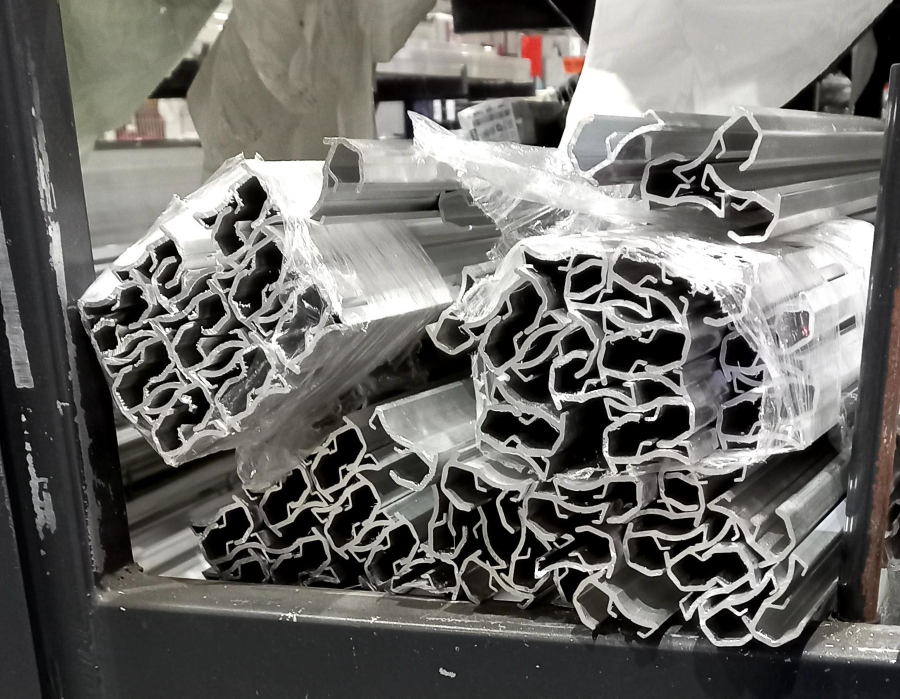
#> input picture U-Net/images/image-picker1049302092065610250-heic.jpg, 1800 x 1397 px, found by its file name (shown at 1/2 size); its folder holds only this picture in this run
$ python demo_image.py
#> lines starting #> are read from the running program, lines starting #| are printed output that depends on the picture; after the words box and inside, x2 and y2 are one past the last pixel; in counts of white or black regions, pixels touching at a corner belong together
# import required libraries
import os
import cv2
import numpy as np

folder_dir = "Python Scripts\images"
list_images = []
for images in os.listdir(folder_dir):
    if images.endswith("jpg"):
        list_images.append(images)

print(list_images)

# read input image
for i in list_images:
    img = cv2.imread(os.path.join("Python Scripts\images", i))
#> img is the input picture: shape (1397, 1800, 3); mean B, G, R 104.8, 108.2, 109.6


    scale_percent = 50

    #calculate the 50 percent of original dimensions
    width = int(img.shape[1] * scale_percent / 100)
    height = int(img.shape[0] * scale_percent / 100)

    # dsize
    dsize = (width, height)

    # resize image
    output = cv2.resize(img, dsize)
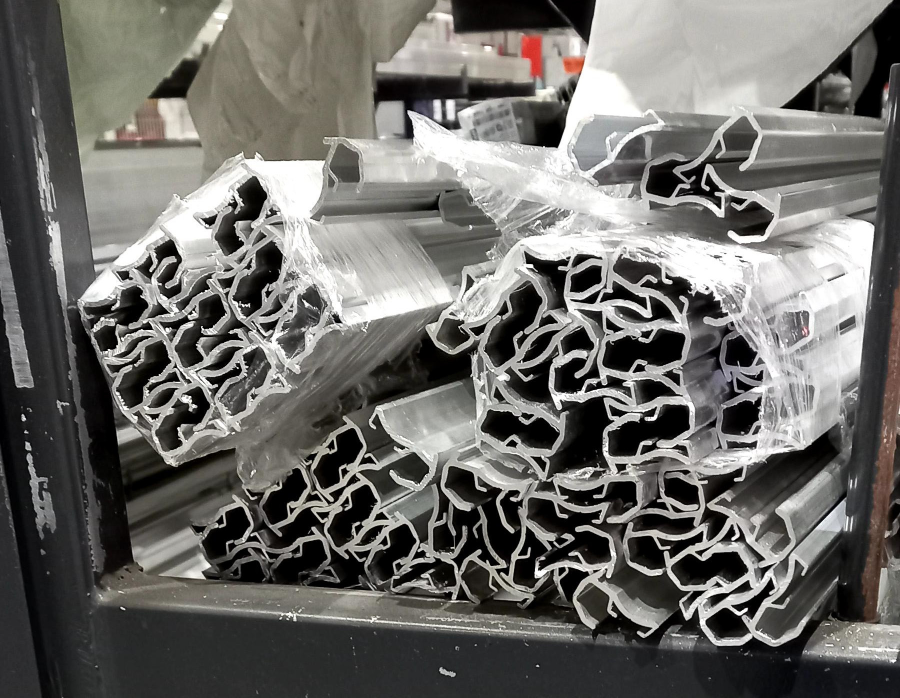
#> output: shape (698, 900, 3); mean B, G, R 104.6, 108.1, 109.4


    # Convert BGR to HSV
    hsv = cv2.cvtColor(output, cv2.COLOR_BGR2HSV)
#> hsv: shape (698, 900, 3); mean H, S, V 38.9, 24.5, 110

    # define range of blue color in HSV
    lower_yellow = np.array([0,0,70])
    upper_yellow = np.array([173,190,155])

    # Create a mask. Threshold the HSV image to get only yellow colors
    mask = cv2.inRange(hsv, lower_yellow, upper_yellow)
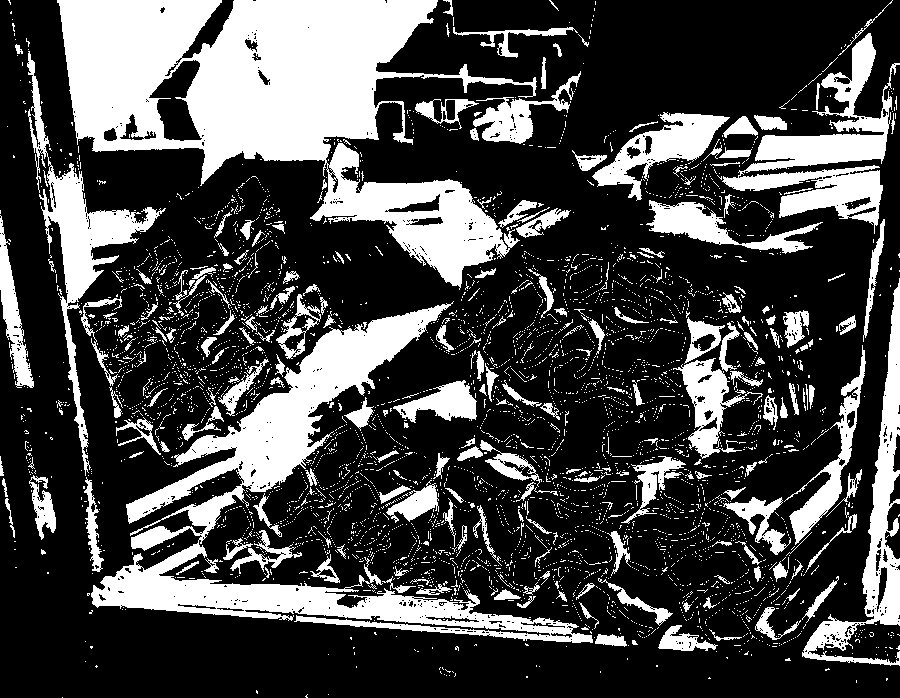
#> mask: shape (698, 900); 28.1% white; 4318 white regions (4079 under 20 px), largest, box (x1, y1, x2, y2) and area: (57, 0, 537, 290) 57114, (91, 301, 593, 643) 31711, (722, 33, 900, 234) 10862

    # Bitwise-AND mask and original image
    result = cv2.bitwise_and(output,output, mask= mask)
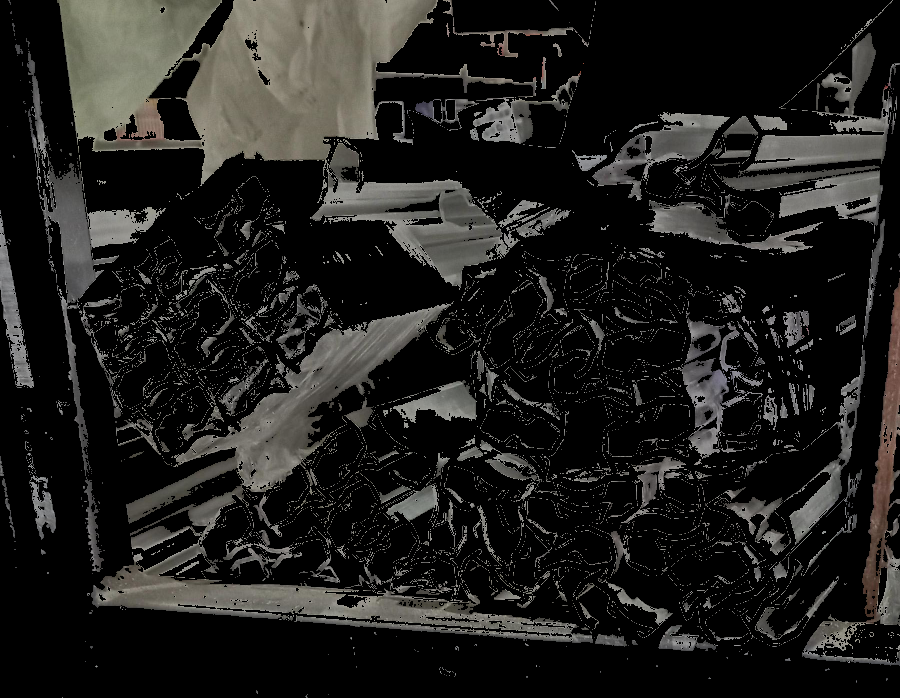
#> result: shape (698, 900, 3); mean B, G, R 29.5, 31.5, 32.2

    cv2.imwrite(os.path.join("Python Scripts\masked_images", f"masked_image_{i}"), mask)

    # display the mask and masked image
    #cv2.imshow('Mask',mask)
    cv2.waitKey(0)
    #cv2.imshow('Masked Image',result)
    cv2.waitKey(0)
    cv2.destroyAllWindows()

$ run again, on U-Net/images/image-picker124076995601224618-heic.jpg
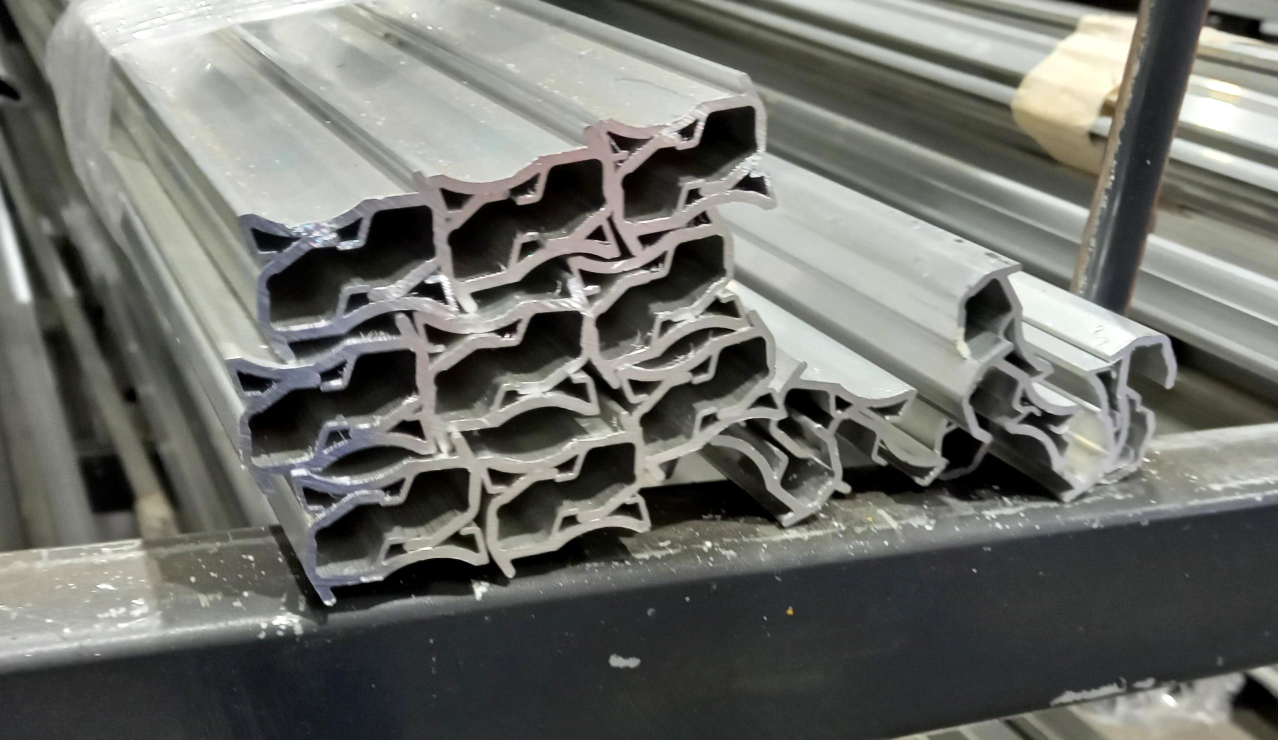
#> input picture U-Net/images/image-picker124076995601224618-heic.jpg, 2556 x 1479 px, found by its file name (shown at 1/2 size)
#> img is the input picture: shape (1479, 2556, 3); mean B, G, R 106.2, 111.4, 110.5
#> hsv: shape (739, 1278, 3); mean H, S, V 50.1, 27, 112.7
#> `mask = cv2.inRange(hsv, lower_yellow, upper_yellow)`:
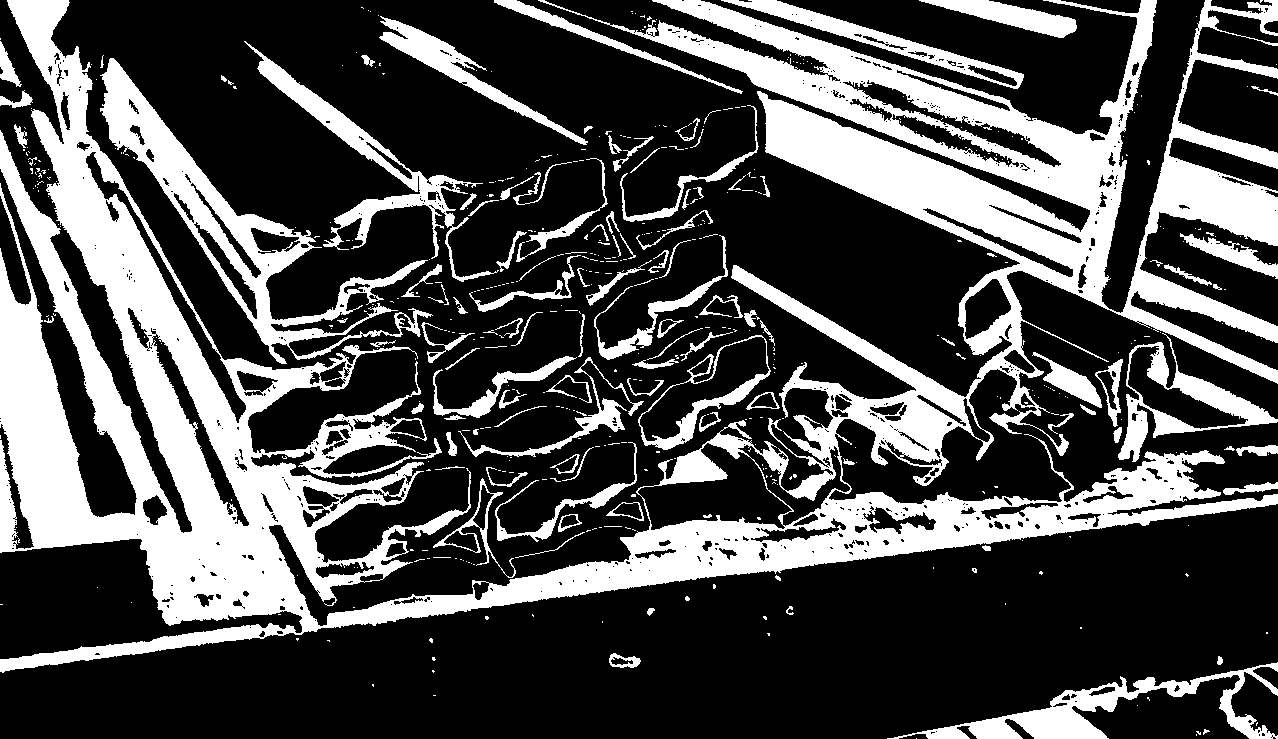
#> mask: shape (739, 1278); 29.7% white; 537 white regions (421 under 20 px), largest, box (x1, y1, x2, y2) and area: (0, 0, 1278, 673) 208955, (100, 58, 433, 364) 15449, (887, 662, 1278, 739) 7029
#> `result = cv2.bitwise_and(output,output, mask= mask)`:
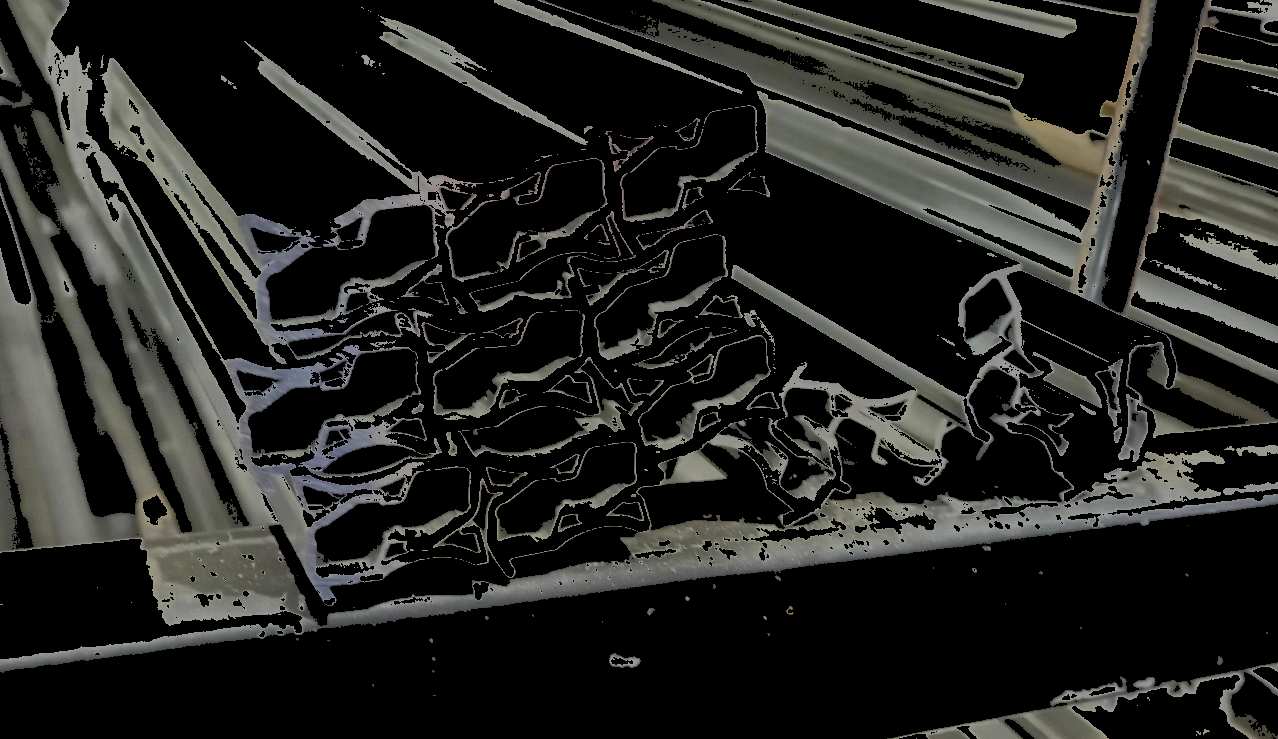
#> result: shape (739, 1278, 3); mean B, G, R 31.6, 33.7, 33.5

$ run again, on U-Net/images/image-picker131527103513989587-heic.jpg
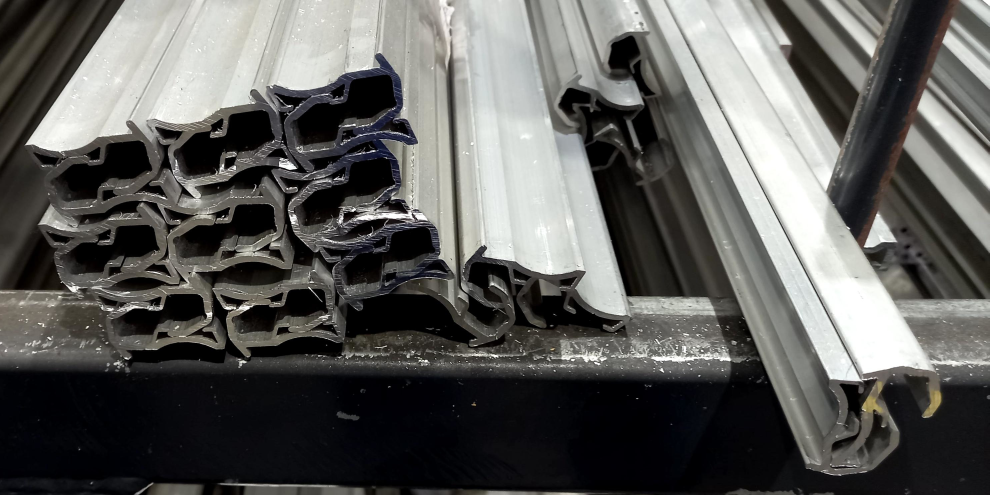
#> input picture U-Net/images/image-picker131527103513989587-heic.jpg, 2968 x 1485 px, found by its file name (shown at 1/3 size)
#> img is the input picture: shape (1485, 2968, 3); mean B, G, R 90, 92.3, 92.5
#> hsv: shape (742, 1484, 3); mean H, S, V 53.7, 50.4, 94.2
#> `mask = cv2.inRange(hsv, lower_yellow, upper_yellow)`:
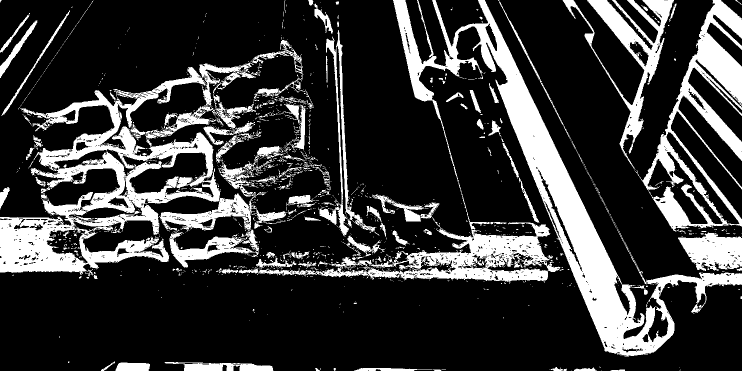
#> mask: shape (742, 1484) (shown at 1/2 size); 22.1% white; 1439 white regions (1292 under 20 px), largest, box (x1, y1, x2, y2) and area: (477, 0, 1484, 713) 86459, (0, 126, 516, 553) 59019, (1270, 0, 1484, 463) 27165
#> `result = cv2.bitwise_and(output,output, mask= mask)`:
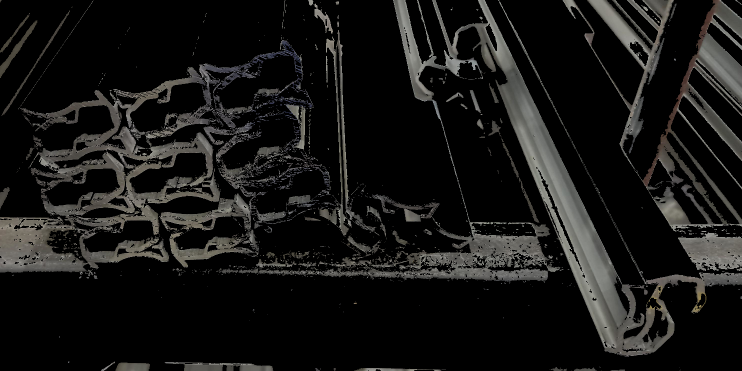
#> result: shape (742, 1484, 3) (shown at 1/2 size); mean B, G, R 21.6, 22.7, 23.1

$ run again, on U-Net/images/image-picker1526490248558191277-heic.jpg
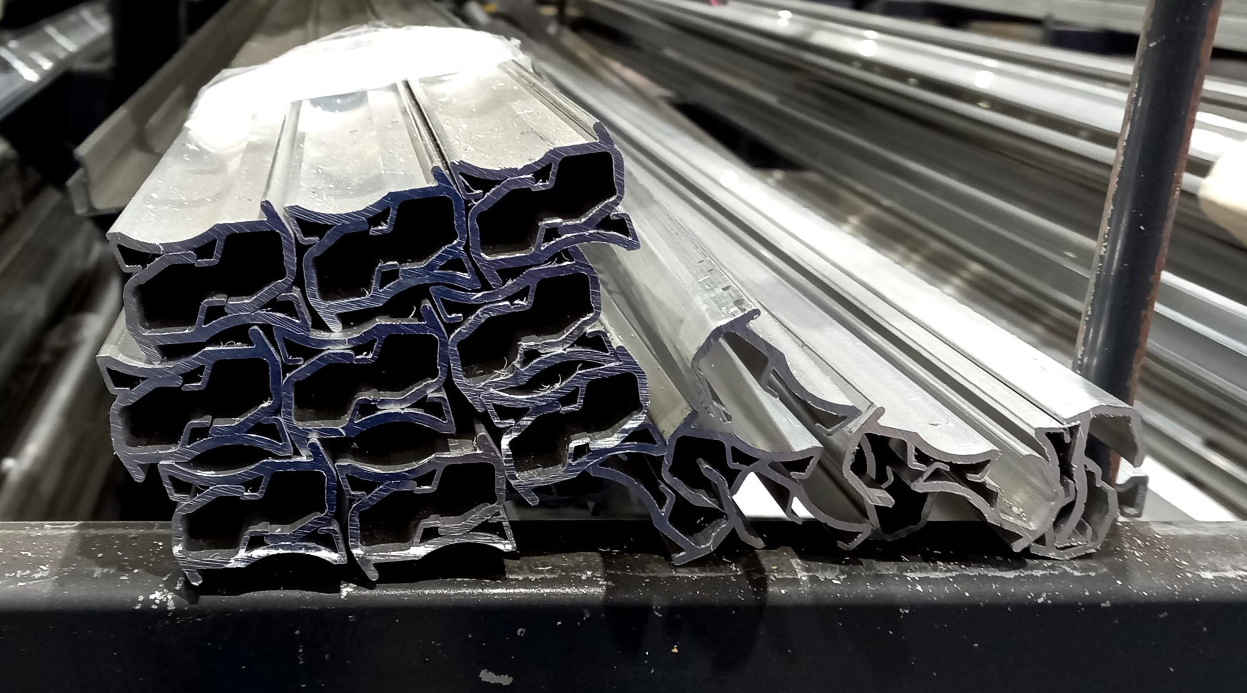
#> input picture U-Net/images/image-picker1526490248558191277-heic.jpg, 2493 x 1386 px, found by its file name (shown at 1/2 size)
#> img is the input picture: shape (1386, 2493, 3); mean B, G, R 87.4, 88.4, 89
#> hsv: shape (693, 1246, 3); mean H, S, V 52.5, 38, 91.7
#> `mask = cv2.inRange(hsv, lower_yellow, upper_yellow)`:
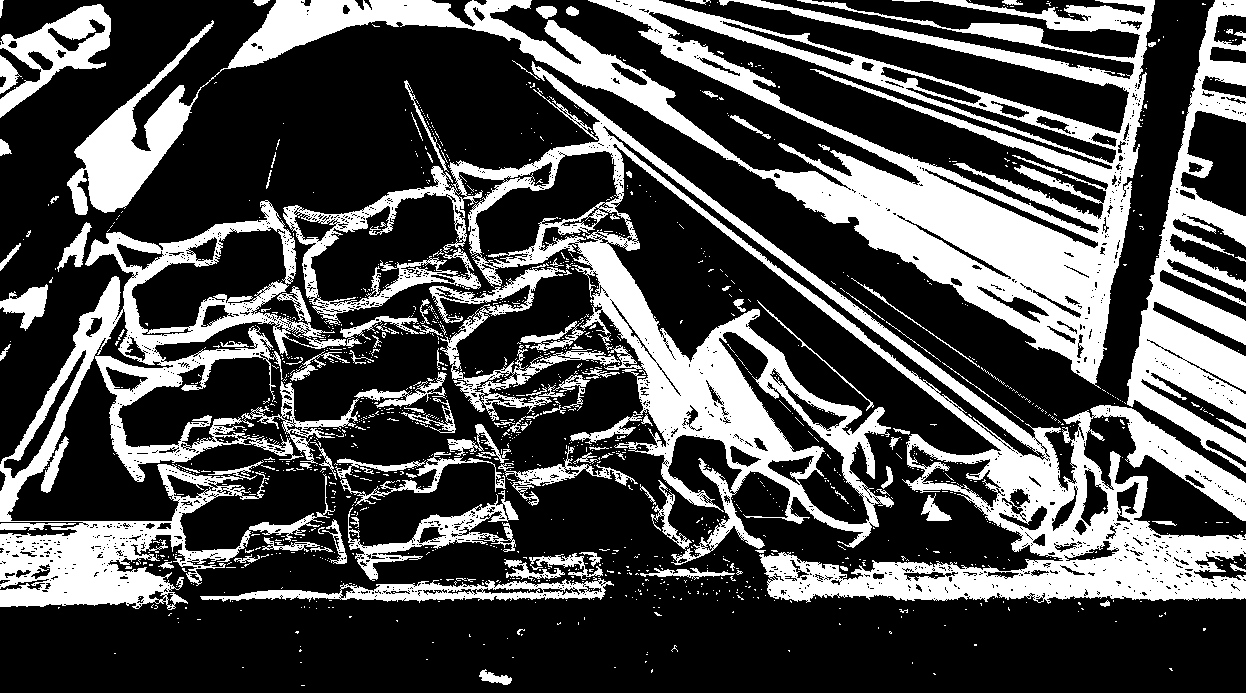
#> mask: shape (693, 1246); 30.6% white; 1385 white regions (1269 under 20 px), largest, box (x1, y1, x2, y2) and area: (283, 61, 1246, 604) 84227, (67, 0, 1155, 389) 81726, (0, 200, 447, 610) 39595
#> `result = cv2.bitwise_and(output,output, mask= mask)`:
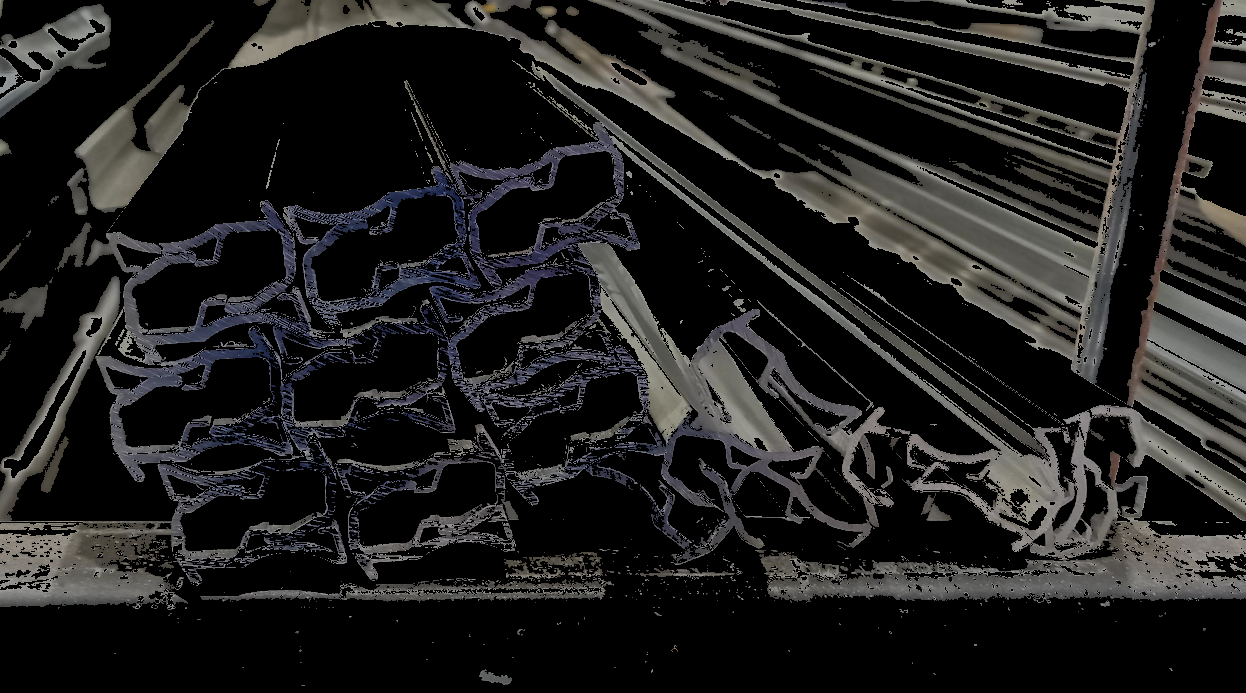
#> result: shape (693, 1246, 3); mean B, G, R 30, 30.5, 30.9
